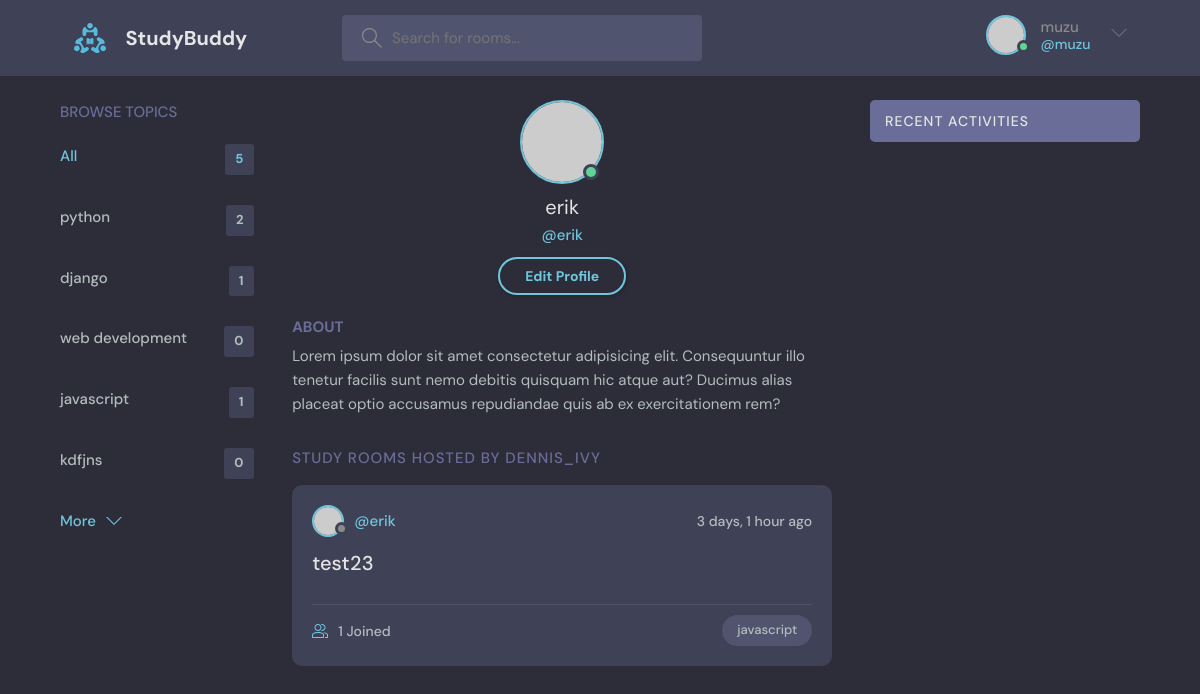
The app's page /profile/2/ (signed in) with its own data.
### base/models.py (models this page shows, shortened)
class Topic(models.Model):
    name = models.CharField(max_length=200)

class Room(models.Model):
    host = models.ForeignKey(User, on_delete=models.SET_NULL, null=True)
    topic = models.ForeignKey(Topic, on_delete=models.SET_NULL, null=True)
    name = models.CharField(max_length=200)
    description = models.TextField(null=True,blank=True)
    participants = models.ManyToManyField(User,related_name='participants',blank=True)
    updated = models.DateTimeField(auto_now=True)
    created = models.DateTimeField(auto_now_add=True)
    class Meta:
        ordering = ['-updated', '-created'] # order of the posted field

### base/views.py (the view)
# urls.py: path('profile/<str:pk>/',views.userProfile,name='user-profile'),
def userProfile(request, pk):
    user = User.objects.get(id=pk)
    rooms = user.room_set.all()
    room_messages = user.message_set.all()
    topics = Topic.objects.all()
    context = {'user':user, 'rooms':rooms ,'room_messages':room_messages,'topics':topics}
    return render(request,'base/profile.html',context)

### base/templates/base/profile.html
{% extends 'main.html' %}
{% block content %}
  <main class="profile-page layout layout--3">
    <div class="container">
      {% include 'base/topic_component.html' %}
      <div class="roomList">
        <div class="profile">
          <div class="profile__avatar">
            <div class="avatar avatar--large active">
              <img src="https://randomuser.me/api/portraits/men/11.jpg" />
            </div>
          </div>
          <div class="profile__info">
            <h3>{{user.username}}</h3>
            <p>@{{user.username}}</p>
            <a href="edit-user.html" class="btn btn--main btn--pill">Edit Profile</a>
          </div>
          <div class="profile__about">
            <h3>About</h3>
            <p>
              Lorem ipsum dolor sit amet consectetur adipisicing elit. Consequuntur illo tenetur
              facilis sunt nemo debitis quisquam hic atque aut? Ducimus alias placeat optio
              accusamus repudiandae quis ab ex exercitationem rem?
            </p>
          </div>
        </div>
        <div class="roomList__header">
          <div>
            <h2>Study Rooms Hosted by dennis_ivy</a>
            </h2>
          </div>
        </div>
        {% include 'base/feed_component.html' %}
      </div>
      {% include 'base/activity_component.html' %}
    </div>
  </main>
{% endblock content %}

### templates/navbar.html (shortened to what this page needs)
{% load static %}
<header class="header header--loggedIn">
    <div class="container">
        <a href="{% url 'home' %}" class="header__logo">
            <img src="{% static 'images/logo.svg' %}" />
            <h1>StudyBuddy</h1>
        </a>
        <form class="header__search" method="GET" action="{% url 'home' %}">
            <label>
                <input name="q" placeholder="Search for rooms..." />
            </label>
        </form>
        <nav class="header__menu">
            {% if request.user.is_authenticated %}
            <div class="header__user">
                <a href="{% url 'user-profile'%}">
                    <div class="avatar avatar--medium active">
                        <img src="https://randomuser.me/api/portraits/men/37.jpg" />
                    </div>
                    <p>{{ request.user.username }}<span>@{{ request.user.username }}</span></p>
                </a>
                <button class="dropdown-button">
                    <svg version="1.1" xmlns="http://www.w3.org/2000/svg" width="32" height="32" viewBox="0 0 32 32">
                        <title>chevron-down</title>
                        <path d="M16 21l-13-13h-3l16 16 16-16h-3l-13 13z"></path>
                    </svg>
                </button>
            </div>
            {% else %}
            <a href="{% url 'login' %}">
                <img src="{% static 'images/avatar.svg' %}" />
                <p>Login</p>
            </a>
            {% endif %}
        </nav>
    </div>
</header>

### base/templates/base/topic_component.html
<div class="topics">
    <div class="topics__header">
        <h2>Browse Topics</h2>
    </div>
    <ul class="topics__list">
        <li>
            <a href="{% url 'home' %}" class="active">All <span>{{topics.count}}</span></a>
        </li>
        {% for topic in topics %}
        <li>
            <a href="{% url 'home' %}?q={{topic.name}}">{{topic.name}} <span>{{topic.room_set.all.count}}</span></a>
        </li>
        {% endfor %}
    </ul>
    <a class="btn btn--link" href="topics.html">
        More
        <svg version="1.1" xmlns="http://www.w3.org/2000/svg" width="32" height="32" viewBox="0 0 32 32">
            <title>chevron-down</title>
            <path d="M16 21l-13-13h-3l16 16 16-16h-3l-13 13z"></path>
        </svg>
    </a>
</div>

### base/templates/base/feed_component.html (shortened to what this page needs)
{% for room in rooms %}
<div class="roomListRoom">
  <div class="roomListRoom__header">
    <a href="{% url 'user-profile' room.host.id %}" class="roomListRoom__author">
      <div class="avatar avatar--small">
        <img src="https://randomuser.me/api/portraits/women/11.jpg" />
      </div>
      <span>@{{room.host.username}}</span>
    </a>
    <div class="roomListRoom__actions">
      <span>{{ room.created|timesince }} ago</span>
    </div>
  </div>
  <div class="roomListRoom__content">
    <a href="{% url 'room' room.id %}">{{room.name}}</a>
  </div>
  <div class="roomListRoom__meta">
    <a href="{% url 'room' room.id %}" class="roomListRoom__joined">
      {{room.participants.all.count}} Joined
    </a>
    <p class="roomListRoom__topic">{{room.topic.name}}</p>
  </div>
</div>
{% endfor %}

### records on screen
Topic: name "python", room_set.all.count "2"
Topic: name "django", room_set.all.count "1"
Topic: name "web development", room_set.all.count "0"
Topic: name "javascript", room_set.all.count "1"
Topic: name "kdfjns", room_set.all.count "0"
Room: host.username "erik", created "3 days, 1 hour", name "test23", participants.all.count "1", topic.name "javascript"

### other values on screen
{{ request.user.username }} "muzu"
{{ topics.count }} "5"
{{ user.username }} "erik"
